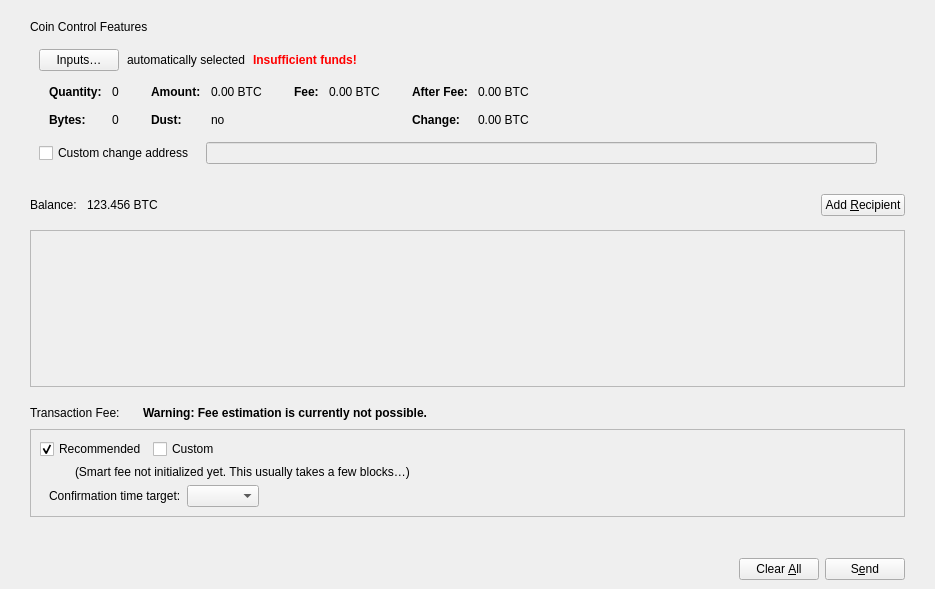
<?xml version="1.0" encoding="UTF-8"?>
<ui version="4.0">
 <class>SendCoinsDialog</class>
 <widget class="QDialog" name="SendCoinsDialog">
  <property name="geometry">
   <rect>
    <x>0</x>
    <y>0</y>
    <width>935</width>
    <height>589</height>
   </rect>
  </property>
  <property name="windowTitle">
   <string>Send Coins</string>
  </property>
  <layout class="QVBoxLayout" name="verticalLayout_6">
   <property name="leftMargin">
    <number>0</number>
   </property>
   <property name="rightMargin">
    <number>0</number>
   </property>
   <property name="bottomMargin">
    <number>0</number>
   </property>
   <item>
    <layout class="QVBoxLayout" name="verticalLayout_11">
     <property name="leftMargin">
      <number>30</number>
     </property>
     <property name="topMargin">
      <number>9</number>
     </property>
     <property name="rightMargin">
      <number>30</number>
     </property>
     <item>
      <widget class="QWidget" name="coinControlWidget" native="true">
       <layout class="QVBoxLayout" name="verticalLayout_9">
        <property name="leftMargin">
         <number>0</number>
        </property>
        <property name="topMargin">
         <number>0</number>
        </property>
        <property name="rightMargin">
         <number>0</number>
        </property>
        <property name="bottomMargin">
         <number>0</number>
        </property>
        <item>
         <widget class="QLabel" name="label_2">
          <property name="text">
           <string>Coin Control Features</string>
          </property>
         </widget>
        </item>
        <item>
         <widget class="QWidget" name="coinControlContentsWidget" native="true">
          <layout class="QVBoxLayout" name="verticalLayout_8">
           <property name="bottomMargin">
            <number>6</number>
           </property>
           <item>
            <layout class="QVBoxLayout" name="verticalLayoutCoinControl" stretch="0,0,0,1">
             <property name="spacing">
              <number>0</number>
             </property>
             <item>
              <layout class="QHBoxLayout" name="horizontalLayoutCoinControl2" stretch="0,0,0,0">
               <property name="spacing">
                <number>8</number>
               </property>
               <property name="bottomMargin">
                <number>10</number>
               </property>
               <item>
                <widget class="QPushButton" name="pushButtonCoinControl">
                 <property name="styleSheet">
                  <string notr="true"/>
                 </property>
                 <property name="text">
                  <string>Inputs…</string>
                 </property>
                 <property name="autoDefault">
                  <bool>false</bool>
                 </property>
                </widget>
               </item>
               <item>
                <widget class="QLabel" name="labelCoinControlAutomaticallySelected">
                 <property name="text">
                  <string>automatically selected</string>
                 </property>
                 <property name="margin">
                  <number>5</number>
                 </property>
                </widget>
               </item>
               <item>
                <widget class="QLabel" name="labelCoinControlInsuffFunds">
                 <property name="font">
                  <font>
                   <weight>75</weight>
                   <bold>true</bold>
                  </font>
                 </property>
                 <property name="styleSheet">
                  <string notr="true">color:red;font-weight:bold;</string>
                 </property>
                 <property name="text">
                  <string>Insufficient funds!</string>
                 </property>
                 <property name="margin">
                  <number>5</number>
                 </property>
                </widget>
               </item>
               <item>
                <spacer name="horizontalSpacerCoinControl">
                 <property name="orientation">
                  <enum>Qt::Horizontal</enum>
                 </property>
                 <property name="sizeHint" stdset="0">
                  <size>
                   <width>40</width>
                   <height>1</height>
                  </size>
                 </property>
                </spacer>
               </item>
              </layout>
             </item>
             <item>
              <widget class="QWidget" name="widgetCoinControl" native="true">
               <property name="sizePolicy">
                <sizepolicy hsizetype="Preferred" vsizetype="Preferred">
                 <horstretch>0</horstretch>
                 <verstretch>0</verstretch>
                </sizepolicy>
               </property>
               <property name="minimumSize">
                <size>
                 <width>0</width>
                 <height>0</height>
                </size>
               </property>
               <property name="styleSheet">
                <string notr="true"/>
               </property>
               <layout class="QHBoxLayout" name="horizontalLayoutCoinControl5">
                <property name="leftMargin">
                 <number>0</number>
                </property>
                <property name="topMargin">
                 <number>0</number>
                </property>
                <property name="rightMargin">
                 <number>0</number>
                </property>
                <property name="bottomMargin">
                 <number>0</number>
                </property>
                <item>
                 <layout class="QHBoxLayout" name="horizontalLayoutCoinControl3" stretch="0,0,0,1">
                  <property name="spacing">
                   <number>20</number>
                  </property>
                  <property name="topMargin">
                   <number>0</number>
                  </property>
                  <property name="bottomMargin">
                   <number>10</number>
                  </property>
                  <item>
                   <layout class="QFormLayout" name="formLayoutCoinControl1">
                    <property name="horizontalSpacing">
                     <number>10</number>
                    </property>
                    <property name="verticalSpacing">
                     <number>14</number>
                    </property>
                    <property name="leftMargin">
                     <number>10</number>
                    </property>
                    <property name="topMargin">
                     <number>4</number>
                    </property>
                    <property name="rightMargin">
                     <number>6</number>
                    </property>
                    <item row="0" column="0">
                     <widget class="QLabel" name="labelCoinControlQuantityText">
                      <property name="font">
                       <font>
                        <weight>75</weight>
                        <bold>true</bold>
                       </font>
                      </property>
                      <property name="text">
                       <string>Quantity:</string>
                      </property>
                      <property name="margin">
                       <number>0</number>
                      </property>
                     </widget>
                    </item>
                    <item row="0" column="1">
                     <widget class="QLabel" name="labelCoinControlQuantity">
                      <property name="cursor">
                       <cursorShape>IBeamCursor</cursorShape>
                      </property>
                      <property name="contextMenuPolicy">
                       <enum>Qt::ActionsContextMenu</enum>
                      </property>
                      <property name="text">
                       <string notr="true">0</string>
                      </property>
                      <property name="margin">
                       <number>0</number>
                      </property>
                      <property name="textInteractionFlags">
                       <set>Qt::LinksAccessibleByMouse|Qt::TextSelectableByMouse</set>
                      </property>
                     </widget>
                    </item>
                    <item row="1" column="0">
                     <widget class="QLabel" name="labelCoinControlBytesText">
                      <property name="font">
                       <font>
                        <weight>75</weight>
                        <bold>true</bold>
                       </font>
                      </property>
                      <property name="text">
                       <string>Bytes:</string>
                      </property>
                     </widget>
                    </item>
                    <item row="1" column="1">
                     <widget class="QLabel" name="labelCoinControlBytes">
                      <property name="cursor">
                       <cursorShape>IBeamCursor</cursorShape>
                      </property>
                      <property name="contextMenuPolicy">
                       <enum>Qt::ActionsContextMenu</enum>
                      </property>
                      <property name="text">
                       <string notr="true">0</string>
                      </property>
                      <property name="textInteractionFlags">
                       <set>Qt::LinksAccessibleByMouse|Qt::TextSelectableByMouse</set>
                      </property>
                     </widget>
                    </item>
                   </layout>
                  </item>
                  <item>
                   <layout class="QFormLayout" name="formLayoutCoinControl2">
                    <property name="horizontalSpacing">
                     <number>10</number>
                    </property>
                    <property name="verticalSpacing">
                     <number>14</number>
                    </property>
                    <property name="leftMargin">
                     <number>6</number>
                    </property>
                    <property name="topMargin">
                     <number>4</number>
                    </property>
                    <property name="rightMargin">
                     <number>6</number>
                    </property>
                    <item row="0" column="0">
                     <widget class="QLabel" name="labelCoinControlAmountText">
                      <property name="font">
                       <font>
                        <weight>75</weight>
                        <bold>true</bold>
                       </font>
                      </property>
                      <property name="text">
                       <string>Amount:</string>
                      </property>
                      <property name="margin">
                       <number>0</number>
                      </property>
                     </widget>
                    </item>
                    <item row="0" column="1">
                     <widget class="QLabel" name="labelCoinControlAmount">
                      <property name="cursor">
                       <cursorShape>IBeamCursor</cursorShape>
                      </property>
                      <property name="contextMenuPolicy">
                       <enum>Qt::ActionsContextMenu</enum>
                      </property>
                      <property name="text">
                       <string notr="true">0.00 BTC</string>
                      </property>
                      <property name="textInteractionFlags">
                       <set>Qt::LinksAccessibleByMouse|Qt::TextSelectableByMouse</set>
                      </property>
                     </widget>
                    </item>
                    <item row="1" column="0">
                     <widget class="QLabel" name="labelCoinControlLowOutputText">
                      <property name="font">
                       <font>
                        <weight>75</weight>
                        <bold>true</bold>
                       </font>
                      </property>
                      <property name="text">
                       <string>Dust:</string>
                      </property>
                     </widget>
                    </item>
                    <item row="1" column="1">
                     <widget class="QLabel" name="labelCoinControlLowOutput">
                      <property name="cursor">
                       <cursorShape>IBeamCursor</cursorShape>
                      </property>
                      <property name="contextMenuPolicy">
                       <enum>Qt::ActionsContextMenu</enum>
                      </property>
                      <property name="text">
                       <string notr="true">no</string>
                      </property>
                      <property name="textInteractionFlags">
                       <set>Qt::LinksAccessibleByMouse|Qt::TextSelectableByMouse</set>
                      </property>
                     </widget>
                    </item>
                   </layout>
                  </item>
                  <item>
                   <layout class="QFormLayout" name="formLayoutCoinControl3">
                    <property name="horizontalSpacing">
                     <number>10</number>
                    </property>
                    <property name="verticalSpacing">
                     <number>14</number>
                    </property>
                    <property name="leftMargin">
                     <number>6</number>
                    </property>
                    <property name="topMargin">
                     <number>4</number>
                    </property>
                    <property name="rightMargin">
                     <number>6</number>
                    </property>
                    <item row="0" column="0">
                     <widget class="QLabel" name="labelCoinControlFeeText">
                      <property name="font">
                       <font>
                        <weight>75</weight>
                        <bold>true</bold>
                       </font>
                      </property>
                      <property name="text">
                       <string>Fee:</string>
                      </property>
                      <property name="margin">
                       <number>0</number>
                      </property>
                     </widget>
                    </item>
                    <item row="0" column="1">
                     <widget class="QLabel" name="labelCoinControlFee">
                      <property name="cursor">
                       <cursorShape>IBeamCursor</cursorShape>
                      </property>
                      <property name="contextMenuPolicy">
                       <enum>Qt::ActionsContextMenu</enum>
                      </property>
                      <property name="text">
                       <string notr="true">0.00 BTC</string>
                      </property>
                      <property name="textInteractionFlags">
                       <set>Qt::LinksAccessibleByMouse|Qt::TextSelectableByMouse</set>
                      </property>
                     </widget>
                    </item>
                   </layout>
                  </item>
                  <item>
                   <layout class="QFormLayout" name="formLayoutCoinControl4">
                    <property name="horizontalSpacing">
                     <number>10</number>
                    </property>
                    <property name="verticalSpacing">
                     <number>14</number>
                    </property>
                    <property name="leftMargin">
                     <number>6</number>
                    </property>
                    <property name="topMargin">
                     <number>4</number>
                    </property>
                    <property name="rightMargin">
                     <number>6</number>
                    </property>
                    <item row="0" column="0">
                     <widget class="QLabel" name="labelCoinControlAfterFeeText">
                      <property name="font">
                       <font>
                        <weight>75</weight>
                        <bold>true</bold>
                       </font>
                      </property>
                      <property name="text">
                       <string>After Fee:</string>
                      </property>
                      <property name="margin">
                       <number>0</number>
                      </property>
                     </widget>
                    </item>
                    <item row="0" column="1">
                     <widget class="QLabel" name="labelCoinControlAfterFee">
                      <property name="cursor">
                       <cursorShape>IBeamCursor</cursorShape>
                      </property>
                      <property name="contextMenuPolicy">
                       <enum>Qt::ActionsContextMenu</enum>
                      </property>
                      <property name="text">
                       <string notr="true">0.00 BTC</string>
                      </property>
                      <property name="textInteractionFlags">
                       <set>Qt::LinksAccessibleByMouse|Qt::TextSelectableByMouse</set>
                      </property>
                     </widget>
                    </item>
                    <item row="1" column="0">
                     <widget class="QLabel" name="labelCoinControlChangeText">
                      <property name="font">
                       <font>
                        <weight>75</weight>
                        <bold>true</bold>
                       </font>
                      </property>
                      <property name="text">
                       <string>Change:</string>
                      </property>
                     </widget>
                    </item>
                    <item row="1" column="1">
                     <widget class="QLabel" name="labelCoinControlChange">
                      <property name="cursor">
                       <cursorShape>IBeamCursor</cursorShape>
                      </property>
                      <property name="contextMenuPolicy">
                       <enum>Qt::ActionsContextMenu</enum>
                      </property>
                      <property name="text">
                       <string notr="true">0.00 BTC</string>
                      </property>
                      <property name="textInteractionFlags">
                       <set>Qt::LinksAccessibleByMouse|Qt::TextSelectableByMouse</set>
                      </property>
                     </widget>
                    </item>
                   </layout>
                  </item>
                 </layout>
                </item>
               </layout>
              </widget>
             </item>
             <item>
              <layout class="QHBoxLayout" name="horizontalLayoutCoinControl4" stretch="0,0,0">
               <property name="spacing">
                <number>12</number>
               </property>
               <property name="sizeConstraint">
                <enum>QLayout::SetDefaultConstraint</enum>
               </property>
               <property name="topMargin">
                <number>5</number>
               </property>
               <property name="rightMargin">
                <number>0</number>
               </property>
               <item>
                <widget class="QCheckBox" name="checkBoxCoinControlChange">
                 <property name="toolTip">
                  <string>If this is activated, but the change address is empty or invalid, change will be sent to a newly generated address.</string>
                 </property>
                 <property name="text">
                  <string>Custom change address</string>
                 </property>
                </widget>
               </item>
               <item>
                <widget class="QValidatedLineEdit" name="lineEditCoinControlChange">
                 <property name="enabled">
                  <bool>false</bool>
                 </property>
                 <property name="sizePolicy">
                  <sizepolicy hsizetype="Expanding" vsizetype="Fixed">
                   <horstretch>0</horstretch>
                   <verstretch>0</verstretch>
                  </sizepolicy>
                 </property>
                </widget>
               </item>
               <item>
                <widget class="QLabel" name="labelCoinControlChangeLabel">
                 <property name="sizePolicy">
                  <sizepolicy hsizetype="Preferred" vsizetype="Expanding">
                   <horstretch>0</horstretch>
                   <verstretch>0</verstretch>
                  </sizepolicy>
                 </property>
                 <property name="minimumSize">
                  <size>
                   <width>0</width>
                   <height>0</height>
                  </size>
                 </property>
                 <property name="text">
                  <string/>
                 </property>
                 <property name="margin">
                  <number>3</number>
                 </property>
                </widget>
               </item>
              </layout>
             </item>
             <item>
              <spacer name="verticalSpacerCoinControl">
               <property name="orientation">
                <enum>Qt::Vertical</enum>
               </property>
               <property name="sizeHint" stdset="0">
                <size>
                 <width>800</width>
                 <height>1</height>
                </size>
               </property>
              </spacer>
             </item>
            </layout>
           </item>
          </layout>
         </widget>
        </item>
       </layout>
      </widget>
     </item>
    </layout>
   </item>
   <item>
    <widget class="QWidget" name="widgetRecipients" native="true">
     <property name="sizePolicy">
      <sizepolicy hsizetype="Preferred" vsizetype="Preferred">
       <horstretch>0</horstretch>
       <verstretch>1</verstretch>
      </sizepolicy>
     </property>
     <layout class="QVBoxLayout" name="verticalLayout_7">
      <property name="spacing">
       <number>0</number>
      </property>
      <property name="leftMargin">
       <number>30</number>
      </property>
      <property name="topMargin">
       <number>0</number>
      </property>
      <property name="rightMargin">
       <number>30</number>
      </property>
      <property name="bottomMargin">
       <number>0</number>
      </property>
      <item>
       <layout class="QHBoxLayout" name="horizontalLayout_4">
        <property name="topMargin">
         <number>3</number>
        </property>
        <property name="rightMargin">
         <number>0</number>
        </property>
        <property name="bottomMargin">
         <number>0</number>
        </property>
        <item>
         <widget class="QLabel" name="labelBalanceName">
          <property name="sizePolicy">
           <sizepolicy hsizetype="Preferred" vsizetype="Preferred">
            <horstretch>0</horstretch>
            <verstretch>0</verstretch>
           </sizepolicy>
          </property>
          <property name="minimumSize">
           <size>
            <width>20</width>
            <height>50</height>
           </size>
          </property>
          <property name="text">
           <string>Balance:</string>
          </property>
         </widget>
        </item>
        <item>
         <spacer name="horizontalSpacer_8">
          <property name="orientation">
           <enum>Qt::Horizontal</enum>
          </property>
          <property name="sizeType">
           <enum>QSizePolicy::Fixed</enum>
          </property>
          <property name="sizeHint" stdset="0">
           <size>
            <width>10</width>
            <height>20</height>
           </size>
          </property>
         </spacer>
        </item>
        <item>
         <widget class="QLabel" name="labelBalance">
          <property name="sizePolicy">
           <sizepolicy hsizetype="Preferred" vsizetype="Preferred">
            <horstretch>0</horstretch>
            <verstretch>0</verstretch>
           </sizepolicy>
          </property>
          <property name="minimumSize">
           <size>
            <width>20</width>
            <height>50</height>
           </size>
          </property>
          <property name="cursor">
           <cursorShape>IBeamCursor</cursorShape>
          </property>
          <property name="text">
           <string notr="true">123.456 BTC</string>
          </property>
          <property name="textInteractionFlags">
           <set>Qt::LinksAccessibleByMouse|Qt::TextSelectableByMouse</set>
          </property>
         </widget>
        </item>
        <item>
         <spacer name="horizontalSpacer_7">
          <property name="orientation">
           <enum>Qt::Horizontal</enum>
          </property>
          <property name="sizeHint" stdset="0">
           <size>
            <width>40</width>
            <height>20</height>
           </size>
          </property>
         </spacer>
        </item>
        <item>
         <widget class="QtumPushButton" name="addButton">
          <property name="toolTip">
           <string>Send to multiple recipients at once</string>
          </property>
          <property name="text">
           <string>Add &amp;Recipient</string>
          </property>
          <property name="icon">
           <iconset>
            <normaloff>:/icons/add_recipient</normaloff>:/icons/add_recipient</iconset>
          </property>
          <property name="autoDefault">
           <bool>false</bool>
          </property>
         </widget>
        </item>
       </layout>
      </item>
      <item>
       <widget class="QScrollArea" name="scrollArea">
        <property name="widgetResizable">
         <bool>true</bool>
        </property>
        <widget class="QWidget" name="scrollAreaWidgetContents">
         <property name="geometry">
          <rect>
           <x>0</x>
           <y>0</y>
           <width>873</width>
           <height>68</height>
          </rect>
         </property>
         <layout class="QVBoxLayout" name="verticalLayout_2" stretch="0,1">
          <property name="leftMargin">
           <number>0</number>
          </property>
          <property name="topMargin">
           <number>0</number>
          </property>
          <property name="rightMargin">
           <number>0</number>
          </property>
          <property name="bottomMargin">
           <number>0</number>
          </property>
          <item>
           <layout class="QVBoxLayout" name="entries">
            <property name="spacing">
             <number>6</number>
            </property>
           </layout>
          </item>
          <item>
           <spacer name="verticalSpacer">
            <property name="orientation">
             <enum>Qt::Vertical</enum>
            </property>
            <property name="sizeHint" stdset="0">
             <size>
              <width>20</width>
              <height>0</height>
             </size>
            </property>
           </spacer>
          </item>
         </layout>
        </widget>
       </widget>
      </item>
     </layout>
    </widget>
   </item>
   <item>
    <spacer name="verticalSpacer_2">
     <property name="orientation">
      <enum>Qt::Vertical</enum>
     </property>
     <property name="sizeType">
      <enum>QSizePolicy::Fixed</enum>
     </property>
     <property name="sizeHint" stdset="0">
      <size>
       <width>20</width>
       <height>10</height>
      </size>
     </property>
    </spacer>
   </item>
   <item>
    <layout class="QVBoxLayout" name="verticalLayout_10">
     <property name="leftMargin">
      <number>30</number>
     </property>
     <property name="rightMargin">
      <number>30</number>
     </property>
     <property name="bottomMargin">
      <number>20</number>
     </property>
     <item>
      <layout class="QHBoxLayout" name="horizontalLayoutFee1">
       <property name="bottomMargin">
        <number>0</number>
       </property>
       <item>
        <layout class="QVBoxLayout" name="verticalLayoutFee7">
         <property name="spacing">
          <number>0</number>
         </property>
         <item>
          <layout class="QHBoxLayout" name="horizontalLayoutSmartFee">
           <property name="spacing">
            <number>10</number>
           </property>
           <item>
            <widget class="QLabel" name="labelFeeHeadline">
             <property name="sizePolicy">
              <sizepolicy hsizetype="Preferred" vsizetype="Maximum">
               <horstretch>0</horstretch>
               <verstretch>0</verstretch>
              </sizepolicy>
             </property>
             <property name="font">
              <font>
               <weight>50</weight>
               <bold>false</bold>
              </font>
             </property>
             <property name="text">
              <string>Transaction Fee:</string>
             </property>
            </widget>
           </item>
           <item>
            <widget class="QLabel" name="labelFeeMinimized">
             <property name="text">
              <string/>
             </property>
            </widget>
           </item>
          </layout>
         </item>
        </layout>
       </item>
       <item>
        <widget class="QLabel" name="fallbackFeeWarningLabel">
         <property name="font">
          <font>
           <weight>75</weight>
           <bold>true</bold>
          </font>
         </property>
         <property name="toolTip">
          <string>Using the fallbackfee can result in sending a transaction that will take several hours or days (or never) to confirm. Consider choosing your fee manually or wait until you have validated the complete chain.</string>
         </property>
         <property name="text">
          <string>Warning: Fee estimation is currently not possible.</string>
         </property>
         <property name="wordWrap">
          <bool>false</bool>
         </property>
        </widget>
       </item>
       <item>
        <spacer name="horizontalSpacer_4">
         <property name="orientation">
          <enum>Qt::Horizontal</enum>
         </property>
         <property name="sizeType">
          <enum>QSizePolicy::MinimumExpanding</enum>
         </property>
         <property name="sizeHint" stdset="0">
          <size>
           <width>40</width>
           <height>20</height>
          </size>
         </property>
        </spacer>
       </item>
      </layout>
     </item>
     <item>
      <widget class="QFrame" name="frameFee">
       <property name="sizePolicy">
        <sizepolicy hsizetype="Expanding" vsizetype="Expanding">
         <horstretch>0</horstretch>
         <verstretch>0</verstretch>
        </sizepolicy>
       </property>
       <property name="maximumSize">
        <size>
         <width>16777215</width>
         <height>16777215</height>
        </size>
       </property>
       <property name="frameShape">
        <enum>QFrame::StyledPanel</enum>
       </property>
       <property name="frameShadow">
        <enum>QFrame::Sunken</enum>
       </property>
       <layout class="QVBoxLayout" name="verticalLayout_5">
        <item>
         <layout class="QHBoxLayout" name="horizontalLayout_3">
          <item>
           <widget class="QCheckBox" name="radioSmartFee">
            <property name="text">
             <string>Recommended</string>
            </property>
            <property name="checked">
             <bool>true</bool>
            </property>
            <attribute name="buttonGroup">
             <string notr="true">groupFee</string>
            </attribute>
           </widget>
          </item>
          <item>
           <widget class="QCheckBox" name="radioCustomFee">
            <property name="text">
             <string>Custom</string>
            </property>
            <attribute name="buttonGroup">
             <string notr="true">groupFee</string>
            </attribute>
           </widget>
          </item>
          <item>
           <spacer name="horizontalSpacer_3">
            <property name="orientation">
             <enum>Qt::Horizontal</enum>
            </property>
            <property name="sizeHint" stdset="0">
             <size>
              <width>40</width>
              <height>20</height>
             </size>
            </property>
           </spacer>
          </item>
         </layout>
        </item>
        <item>
         <widget class="QFrame" name="frameFeeSelection">
          <layout class="QVBoxLayout" name="verticalLayout_4">
           <property name="leftMargin">
            <number>9</number>
           </property>
           <property name="topMargin">
            <number>0</number>
           </property>
           <property name="rightMargin">
            <number>0</number>
           </property>
           <property name="bottomMargin">
            <number>0</number>
           </property>
           <item>
            <widget class="QStackedWidget" name="stackedFeeTypes">
             <property name="currentIndex">
              <number>0</number>
             </property>
             <widget class="QWidget" name="page">
              <layout class="QVBoxLayout" name="verticalLayout_3">
               <property name="leftMargin">
                <number>0</number>
               </property>
               <property name="topMargin">
                <number>0</number>
               </property>
               <property name="rightMargin">
                <number>0</number>
               </property>
               <property name="bottomMargin">
                <number>0</number>
               </property>
               <item>
                <layout class="QHBoxLayout" name="horizontalLayoutFee12">
                 <item>
                  <widget class="QLabel" name="labelSmartFee">
                   <property name="text">
                    <string/>
                   </property>
                   <property name="margin">
                    <number>2</number>
                   </property>
                  </widget>
                 </item>
                 <item>
                  <widget class="QLabel" name="labelFeeEstimation">
                   <property name="text">
                    <string/>
                   </property>
                  </widget>
                 </item>
                 <item>
                  <widget class="QLabel" name="labelSmartFee2">
                   <property name="text">
                    <string>(Smart fee not initialized yet. This usually takes a few blocks…)</string>
                   </property>
                   <property name="margin">
                    <number>2</number>
                   </property>
                  </widget>
                 </item>
                 <item>
                  <spacer name="horizontalSpacer_5">
                   <property name="orientation">
                    <enum>Qt::Horizontal</enum>
                   </property>
                   <property name="sizeHint" stdset="0">
                    <size>
                     <width>1</width>
                     <height>1</height>
                    </size>
                   </property>
                  </spacer>
                 </item>
                </layout>
               </item>
               <item>
                <layout class="QHBoxLayout" name="horizontalLayoutFee9">
                 <item>
                  <layout class="QVBoxLayout" name="verticalLayoutFee6">
                   <item>
                    <widget class="QLabel" name="labelSmartFee3">
                     <property name="text">
                      <string>Confirmation time target:</string>
                     </property>
                     <property name="margin">
                      <number>2</number>
                     </property>
                    </widget>
                   </item>
                  </layout>
                 </item>
                 <item>
                  <layout class="QVBoxLayout" name="verticalLayoutFee5">
                   <property name="rightMargin">
                    <number>30</number>
                   </property>
                   <item>
                    <layout class="QHBoxLayout" name="horizontalLayoutConfTarget">
                     <property name="bottomMargin">
                      <number>0</number>
                     </property>
                     <item>
                      <widget class="QComboBox" name="confTargetSelector"/>
                     </item>
                     <item>
                      <spacer name="horizontalSpacerConfTarget">
                       <property name="orientation">
                        <enum>Qt::Horizontal</enum>
                       </property>
                       <property name="sizeHint" stdset="0">
                        <size>
                         <width>40</width>
                         <height>20</height>
                        </size>
                       </property>
                      </spacer>
                     </item>
                    </layout>
                   </item>
                  </layout>
                 </item>
                </layout>
               </item>
              </layout>
             </widget>
             <widget class="QWidget" name="page_2">
              <layout class="QVBoxLayout" name="verticalLayout">
               <property name="leftMargin">
                <number>0</number>
               </property>
               <property name="topMargin">
                <number>0</number>
               </property>
               <property name="rightMargin">
                <number>0</number>
               </property>
               <property name="bottomMargin">
                <number>0</number>
               </property>
               <item>
                <layout class="QHBoxLayout" name="horizontalLayoutFee13">
                 <item>
                  <widget class="QLabel" name="labelCustomPerKilobyte">
                   <property name="toolTip">
                    <string>If the custom fee is set to 1000 satoshis and the transaction is only 250 bytes, then &quot;per kilobyte&quot; only pays 250 satoshis in fee, while &quot;total at least&quot; pays 1000 satoshis. For transactions bigger than a kilobyte both pay by kilobyte.</string>
                   </property>
                   <property name="text">
                    <string>per kilobyte</string>
                   </property>
                  </widget>
                 </item>
                 <item>
                  <widget class="BitcoinAmountField" name="customFee"/>
                 </item>
                 <item>
                  <spacer name="horizontalSpacer_6">
                   <property name="orientation">
                    <enum>Qt::Horizontal</enum>
                   </property>
                   <property name="sizeHint" stdset="0">
                    <size>
                     <width>1</width>
                     <height>1</height>
                    </size>
                   </property>
                  </spacer>
                 </item>
                </layout>
               </item>
               <item>
                <layout class="QHBoxLayout" name="horizontalLayoutFee8">
                 <item>
                  <widget class="QLabel" name="labelCustomFeeWarning">
                   <property name="enabled">
                    <bool>true</bool>
                   </property>
                   <property name="toolTip">
                    <string>When there is less transaction volume than space in the blocks, miners as well as relaying nodes may enforce a minimum fee. Paying only this minimum fee is just fine, but be aware that this can result in a never confirming transaction once there is more demand for qtum transactions than the network can process.</string>
                   </property>
                   <property name="text">
                    <string>A too low fee might result in a never confirming transaction (read the tooltip)</string>
                   </property>
                  </widget>
                 </item>
                 <item>
                  <spacer name="horizontalSpacer_2">
                   <property name="orientation">
                    <enum>Qt::Horizontal</enum>
                   </property>
                   <property name="sizeHint" stdset="0">
                    <size>
                     <width>1</width>
                     <height>1</height>
                    </size>
                   </property>
                  </spacer>
                 </item>
                </layout>
               </item>
              </layout>
             </widget>
            </widget>
           </item>
          </layout>
         </widget>
        </item>
       </layout>
      </widget>
     </item>
    </layout>
   </item>
   <item>
    <widget class="QWidget" name="buttonsContainerWhite" native="true">
     <layout class="QHBoxLayout" name="horizontalLayout_2">
      <property name="leftMargin">
       <number>30</number>
      </property>
      <property name="topMargin">
       <number>15</number>
      </property>
      <property name="rightMargin">
       <number>30</number>
      </property>
      <item>
       <spacer name="horizontalSpacer">
        <property name="orientation">
         <enum>Qt::Horizontal</enum>
        </property>
        <property name="sizeHint" stdset="0">
         <size>
          <width>40</width>
          <height>20</height>
         </size>
        </property>
       </spacer>
      </item>
      <item>
       <widget class="QPushButton" name="clearButton">
        <property name="sizePolicy">
         <sizepolicy hsizetype="Minimum" vsizetype="Fixed">
          <horstretch>0</horstretch>
          <verstretch>0</verstretch>
         </sizepolicy>
        </property>
        <property name="toolTip">
         <string>Clear all fields of the form.</string>
        </property>
        <property name="text">
         <string>Clear &amp;All</string>
        </property>
        <property name="autoDefault">
         <bool>false</bool>
        </property>
       </widget>
      </item>
      <item>
       <widget class="QPushButton" name="sendButton">
        <property name="toolTip">
         <string>Confirm the send action</string>
        </property>
        <property name="text">
         <string>S&amp;end</string>
        </property>
        <property name="autoDefault">
         <bool>false</bool>
        </property>
        <property name="default">
         <bool>false</bool>
        </property>
       </widget>
      </item>
     </layout>
    </widget>
   </item>
  </layout>
 </widget>
 <customwidgets>
  <customwidget>
   <class>QValidatedLineEdit</class>
   <extends>QLineEdit</extends>
   <header>qt/qvalidatedlineedit.h</header>
  </customwidget>
  <customwidget>
   <class>BitcoinAmountField</class>
   <extends>QLineEdit</extends>
   <header>qt/bitcoinamountfield.h</header>
   <container>1</container>
  </customwidget>
  <customwidget>
   <class>QtumPushButton</class>
   <extends>QPushButton</extends>
   <header>qt/qtumpushbutton.h</header>
  </customwidget>
 </customwidgets>
 <resources>
  <include location="../bitcoin.qrc"/>
 </resources>
 <connections/>
 <buttongroups>
  <buttongroup name="groupFee"/>
 </buttongroups>
</ui>
